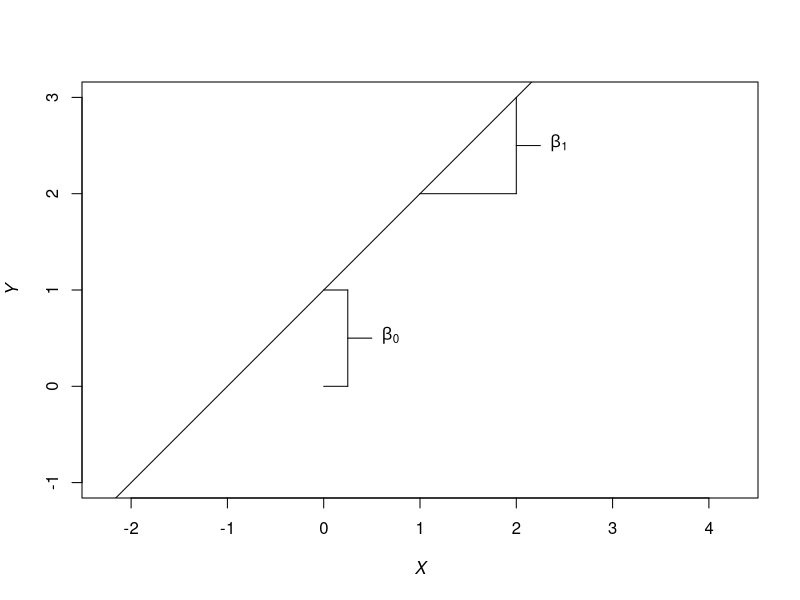

Reproduce this figure in R.
## ---- chunk 1
plot(c(-1, 3), c(-1, 3), type = "n", xlab = expression(italic(X)), ylab = expression(italic(Y)), asp = 1)
abline(a = 1, b = 1)
lines(c(0, 0.25), c(0, 0))
lines(c(0, 0.25), c(1, 1))
lines(c(0.25, 0.25), c(0, 1))
lines(c(0.25, 0.5), c(0.5, 0.5))
text(0.5, 0.5, expression(italic(beta)[0]), pos = 4)
lines(c(1, 2), c(2, 2))
lines(c(2, 2), c(2, 3))
lines(c(2, 2.25), c(2.5, 2.5))
text(2.25, 2.5, expression(italic(beta)[1]), pos = 4)

